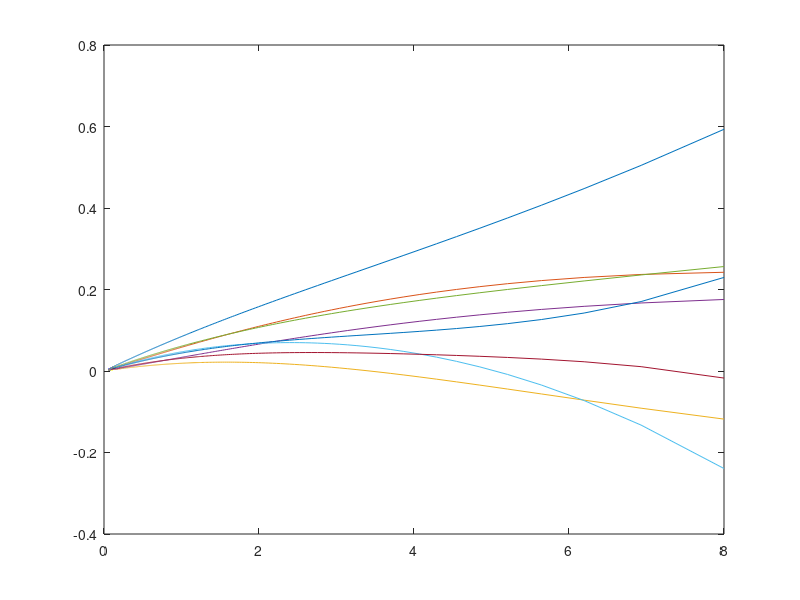

Write MATLAB code to recreate this figure.
clear all;
close all;
clc;

% Daten einlesen
file = dlmread('prostatecancer.txt');
X_train = file(find(file(:,end)==1),:);

y = X_train(:,10);
X = X_train(:,2:9);

% Normiere X
for i=1:8
	meanI = mean(X(:,i));
	deviationI = std(X(:,i));
	X(:,i) = (X(:,i)-meanI)./deviationI;
end

% Normiere y
meanY = mean(y);
deviationY = std(y);
y = (y-meanY)./deviationY;


% Berechne die Werte für df(delta) und alpha
for i=1:10000
	delta = (i-1)*5;
	A = (X'*X + delta*eye(8))^-1*X';
	df = trace(X*A);
	xs(i) = df;
	% alpha bestimmen
	alpha = A * y;
	ys(i,:) = alpha;
end

% Plotte die alphas gegen df(delta)
plot(xs,ys,'-');